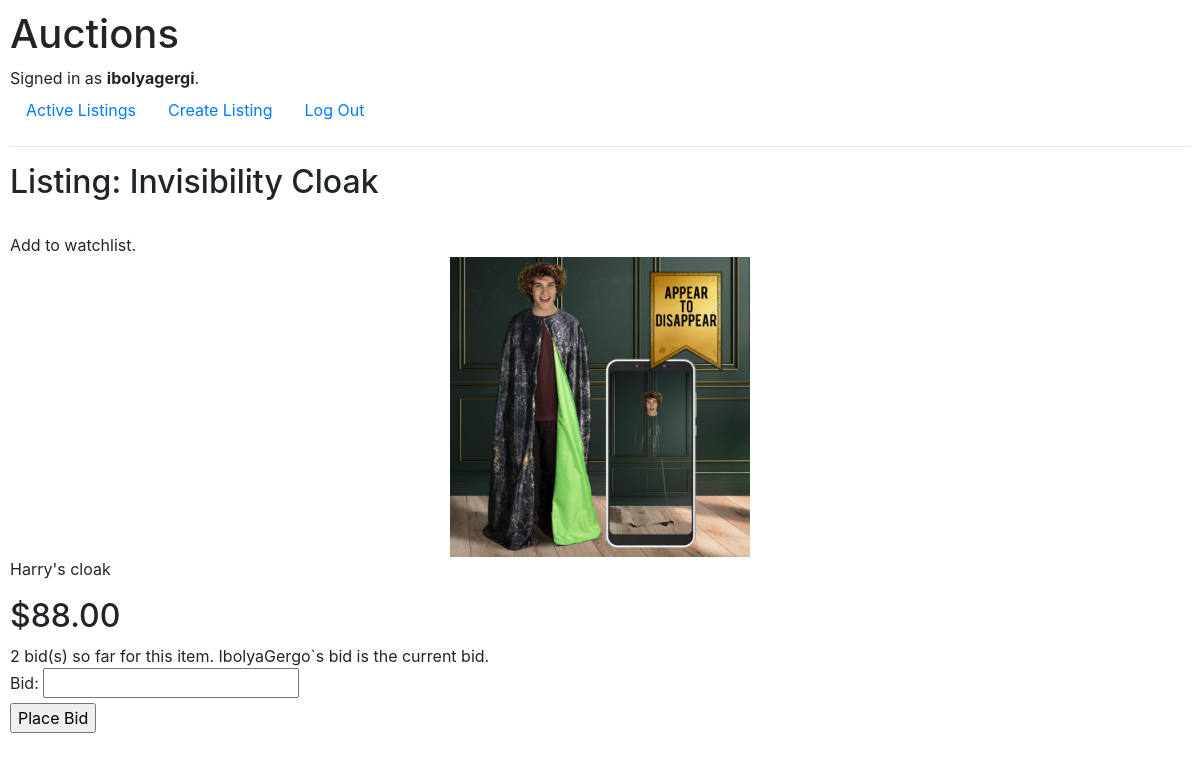
The page /listing/8 (signed in) on the database its author committed.
### auctions/models.py (models this page shows, shortened)
class User(AbstractUser):
    pass

class ListingModel(models.Model):
    title = models.CharField(max_length=64)
    description = models.TextField()
    img = models.ImageField(upload_to="images/", null=True, blank=True)
    start_bid = models.DecimalField(max_digits=64, decimal_places=2)
    created_at = models.DateTimeField(default=timezone.now)

class BidModel(models.Model):
    user = models.ForeignKey(User, on_delete=models.CASCADE, related_name="user")
    listing = models.ForeignKey(ListingModel, on_delete=models.CASCADE, related_name="listing")
    bid = models.DecimalField(max_digits=64, decimal_places=2)
    def __str__(self):
        return f"${self.bid}"

### auctions/views.py (the view, shortened to what this page needs)
# urls.py: path("listing/<int:listing_id>", views.listing, name="listing")
def listing(request, listing_id):
    listing = ListingModel.objects.get(pk=listing_id)
    if BidModel.objects.filter(listing__id=listing_id):
        num_of_bids = BidModel.objects.filter(listing__id=listing_id).count()
        bidder = BidModel.objects.filter(listing__id=listing_id).last().user
    else:
        num_of_bids = 0
    if num_of_bids > 0:
        curr_bid = BidModel.objects.filter(listing__id=listing_id).last()
    else:
        curr_bid = ListingModel.objects.get(pk=listing_id).start_bid
    form = BidForm()
    return render(request, "auctions/listing.html", {
        "listing": listing,
        "form": form,
        "curr_bid": curr_bid,
        "num_of_bids": num_of_bids,
        "bidder": bidder
    })

### auctions/forms.py
class BidForm(forms.Form):
    bid = forms.DecimalField(max_digits=10, decimal_places=2)

### auctions/templates/auctions/listing.html (shortened to what this page needs)
{% extends "auctions/layout.html" %}
{% block body %}
    <h2>Listing: {{ listing.title }}</h2><br>
    {% if user.is_authenticated %}
        Add to watchlist.
    {% endif %}
    {% if listing.img %}
        <img src="{{ listing.img.url }}" alt="{{ listing.title }}" class="card-img" style="height: 300px; object-fit: scale-down;">
    {% endif %}
    <p>{{ listing.description }}</p>
    <h2>{{ curr_bid }}</h2>
    {% if user.is_authenticated %}
        <div>
            {{ num_of_bids }} bid(s) so far for this item.
            {% if bidder == user %}
            Your bid is the current bid.
            {% else %}
            {{ bidder.username }}`s bid is the current bid.
            {% endif %}
            <form action="{% url 'listing' listing.id %}" method="post">
                {{ form }}<br>
                <input type="submit" value="Place Bid">
            </form>
        </div>
    {% endif %}
{% endblock %}

### auctions/templates/auctions/layout.html (shortened to what this page needs)
{% load static %}
<!DOCTYPE html>
<html lang="en">
    <head>
        <link rel="stylesheet" href="https://stackpath.bootstrapcdn.com/bootstrap/4.4.1/css/bootstrap.min.css">
        <link href="{% static 'auctions/styles.css' %}" rel="stylesheet">
    </head>
    <body>
        <h1>Auctions</h1>
        <div>
            {% if user.is_authenticated %}
                Signed in as <strong>{{ user.username }}</strong>.
            {% else %}
                Not signed in.
            {% endif %}
        </div>
        <ul class="nav">
            <li class="nav-item">
                <a class="nav-link" href="{% url 'index' %}">Active Listings</a>
            </li>
            {% if user.is_authenticated %}
                <li class="nav-item">
                    <a class="nav-link" href="{% url 'create' %}">Create Listing</a>
                </li>
                <li class="nav-item">
                    <a class="nav-link" href="{% url 'logout' %}">Log Out</a>
                </li>
            {% endif %}
        </ul>
        <hr>
        {% block body %}
        {% endblock %}
    </body>
</html>

### auctions/static/auctions/styles.css (style rules this page uses)
body { padding: 10px; }

### rows shown on the page
User: username "ibolyagergi"
ListingModel: title "Invisibility Cloak", img (picture), description "Harry's cloak"
BidModel: bid "$88.00"
User: username "IbolyaGergo"

### other values the page prints
{{ num_of_bids }} "2"
